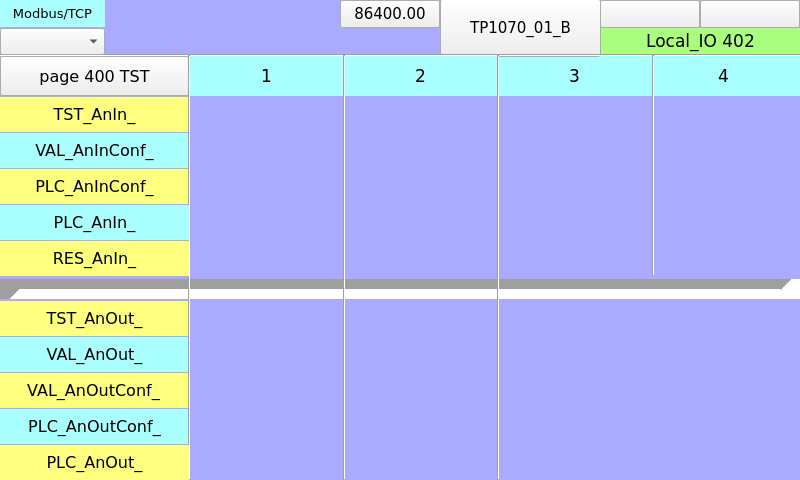
<?xml version="1.0" encoding="UTF-8"?>
<ui version="4.0">
 <class>page402</class>
 <widget class="QWidget" name="page402">
  <property name="geometry">
   <rect>
    <x>0</x>
    <y>0</y>
    <width>800</width>
    <height>480</height>
   </rect>
  </property>
  <property name="minimumSize">
   <size>
    <width>800</width>
    <height>480</height>
   </size>
  </property>
  <property name="maximumSize">
   <size>
    <width>800</width>
    <height>480</height>
   </size>
  </property>
  <property name="windowTitle">
   <string>page402</string>
  </property>
  <property name="styleSheet">
   <string notr="true">QWidget#page402
{
background-color: rgb(170, 170, 255);
}</string>
  </property>
  <widget class="QLabel" name="label_PLC_DigIn_1">
   <property name="geometry">
    <rect>
     <x>190</x>
     <y>56</y>
     <width>153</width>
     <height>40</height>
    </rect>
   </property>
   <property name="font">
    <font>
     <family>DejaVu Sans</family>
     <pointsize>13</pointsize>
    </font>
   </property>
   <property name="styleSheet">
    <string notr="true">background-color: rgb(170, 255, 255);</string>
   </property>
   <property name="text">
    <string>1</string>
   </property>
   <property name="alignment">
    <set>Qt::AlignCenter</set>
   </property>
  </widget>
  <widget class="QLabel" name="label_TST_DigIn_">
   <property name="geometry">
    <rect>
     <x>0</x>
     <y>97</y>
     <width>189</width>
     <height>35</height>
    </rect>
   </property>
   <property name="font">
    <font>
     <family>DejaVu Sans</family>
     <pointsize>12</pointsize>
    </font>
   </property>
   <property name="styleSheet">
    <string notr="true">background-color: rgb(255, 255, 127);</string>
   </property>
   <property name="text">
    <string>TST_AnIn_</string>
   </property>
   <property name="alignment">
    <set>Qt::AlignCenter</set>
   </property>
  </widget>
  <widget class="Line" name="line_14">
   <property name="geometry">
    <rect>
     <x>0</x>
     <y>279</y>
     <width>801</width>
     <height>20</height>
    </rect>
   </property>
   <property name="frameShadow">
    <enum>QFrame::Sunken</enum>
   </property>
   <property name="lineWidth">
    <number>20</number>
   </property>
   <property name="midLineWidth">
    <number>0</number>
   </property>
   <property name="orientation">
    <enum>Qt::Horizontal</enum>
   </property>
  </widget>
  <widget class="QLabel" name="label_PLC_DigIn_3">
   <property name="geometry">
    <rect>
     <x>498</x>
     <y>56</y>
     <width>153</width>
     <height>40</height>
    </rect>
   </property>
   <property name="font">
    <font>
     <family>DejaVu Sans</family>
     <pointsize>13</pointsize>
    </font>
   </property>
   <property name="styleSheet">
    <string notr="true">background-color: rgb(170, 255, 255);</string>
   </property>
   <property name="text">
    <string>3</string>
   </property>
   <property name="alignment">
    <set>Qt::AlignCenter</set>
   </property>
  </widget>
  <widget class="Line" name="line_3">
   <property name="geometry">
    <rect>
     <x>334</x>
     <y>55</y>
     <width>20</width>
     <height>425</height>
    </rect>
   </property>
   <property name="orientation">
    <enum>Qt::Vertical</enum>
   </property>
  </widget>
  <widget class="QLabel" name="label_RES_DigIn_">
   <property name="geometry">
    <rect>
     <x>0</x>
     <y>169</y>
     <width>189</width>
     <height>35</height>
    </rect>
   </property>
   <property name="font">
    <font>
     <family>DejaVu Sans</family>
     <pointsize>12</pointsize>
    </font>
   </property>
   <property name="styleSheet">
    <string notr="true">background-color: rgb(255, 255, 127);</string>
   </property>
   <property name="text">
    <string>PLC_AnInConf_</string>
   </property>
   <property name="alignment">
    <set>Qt::AlignCenter</set>
   </property>
  </widget>
  <widget class="QLabel" name="label_Qt_Project_2">
   <property name="geometry">
    <rect>
     <x>600</x>
     <y>28</y>
     <width>201</width>
     <height>27</height>
    </rect>
   </property>
   <property name="font">
    <font>
     <family>DejaVu Sans</family>
     <pointsize>13</pointsize>
    </font>
   </property>
   <property name="styleSheet">
    <string notr="true">background-color: rgb(170, 255, 127);</string>
   </property>
   <property name="text">
    <string>Local_IO 402</string>
   </property>
   <property name="alignment">
    <set>Qt::AlignCenter</set>
   </property>
  </widget>
  <widget class="ATCMbutton" name="atcmButton_6">
   <property name="geometry">
    <rect>
     <x>440</x>
     <y>-1</y>
     <width>161</width>
     <height>58</height>
    </rect>
   </property>
   <property name="font">
    <font>
     <family>DejaVu Sans</family>
     <pointsize>11</pointsize>
     <weight>50</weight>
     <bold>false</bold>
    </font>
   </property>
   <property name="toolTip">
    <string/>
   </property>
   <property name="whatsThis">
    <string>ATCMbutton widget</string>
   </property>
   <property name="pageName">
    <string>menu</string>
   </property>
   <property name="statusvar">
    <string/>
   </property>
   <property name="viewStatus">
    <bool>false</bool>
   </property>
   <property name="refresh">
    <number>200</number>
   </property>
   <property name="visibilityVar">
    <string/>
   </property>
   <property name="bgColor">
    <color>
     <red>170</red>
     <green>170</green>
     <blue>255</blue>
    </color>
   </property>
   <property name="borderColor">
    <color>
     <red>220</red>
     <green>220</green>
     <blue>220</blue>
    </color>
   </property>
   <property name="text">
    <string>TP1070_01_B</string>
   </property>
   <property name="pressText">
    <string>TP1070_01_B</string>
   </property>
   <property name="borderWidth">
    <number>2</number>
   </property>
   <property name="borderRadius">
    <number>0</number>
   </property>
   <property name="apparence">
    <enum>QFrame::Raised</enum>
   </property>
  </widget>
  <widget class="ATCMdate" name="atcmDate_2">
   <property name="geometry">
    <rect>
     <x>600</x>
     <y>0</y>
     <width>100</width>
     <height>28</height>
    </rect>
   </property>
   <property name="font">
    <font>
     <family>DejaVu Sans</family>
     <pointsize>10</pointsize>
    </font>
   </property>
   <property name="toolTip">
    <string>ATCM QDate</string>
   </property>
   <property name="whatsThis">
    <string>ATCMdate widget</string>
   </property>
   <property name="bgColor">
    <color>
     <red>255</red>
     <green>255</green>
     <blue>127</blue>
    </color>
   </property>
   <property name="borderWidth">
    <number>0</number>
   </property>
   <property name="borderRadius">
    <number>0</number>
   </property>
  </widget>
  <widget class="ATCMbutton" name="atcmButton_page400">
   <property name="geometry">
    <rect>
     <x>0</x>
     <y>56</y>
     <width>189</width>
     <height>40</height>
    </rect>
   </property>
   <property name="font">
    <font>
     <family>DejaVu Sans</family>
     <pointsize>12</pointsize>
    </font>
   </property>
   <property name="toolTip">
    <string/>
   </property>
   <property name="whatsThis">
    <string>ATCMbutton widget</string>
   </property>
   <property name="pageName">
    <string>page400</string>
   </property>
   <property name="statusvar">
    <string/>
   </property>
   <property name="viewStatus">
    <bool>false</bool>
   </property>
   <property name="visibilityVar">
    <string/>
   </property>
   <property name="bgColor">
    <color>
     <red>170</red>
     <green>255</green>
     <blue>255</blue>
    </color>
   </property>
   <property name="text">
    <string>page 400 TST</string>
   </property>
   <property name="pressText">
    <string>page 400 TST</string>
   </property>
   <property name="borderWidth">
    <number>0</number>
   </property>
   <property name="borderRadius">
    <number>0</number>
   </property>
   <property name="apparence">
    <enum>QFrame::Raised</enum>
   </property>
  </widget>
  <widget class="Line" name="line_2">
   <property name="geometry">
    <rect>
     <x>0</x>
     <y>45</y>
     <width>801</width>
     <height>20</height>
    </rect>
   </property>
   <property name="orientation">
    <enum>Qt::Horizontal</enum>
   </property>
  </widget>
  <widget class="QLabel" name="label_TST_DigIn_1">
   <property name="geometry">
    <rect>
     <x>0</x>
     <y>301</y>
     <width>189</width>
     <height>35</height>
    </rect>
   </property>
   <property name="font">
    <font>
     <family>DejaVu Sans</family>
     <pointsize>12</pointsize>
    </font>
   </property>
   <property name="styleSheet">
    <string notr="true">background-color: rgb(255, 255, 127);</string>
   </property>
   <property name="text">
    <string>TST_AnOut_</string>
   </property>
   <property name="alignment">
    <set>Qt::AlignCenter</set>
   </property>
  </widget>
  <widget class="QLabel" name="label_PLC_DigIn_">
   <property name="geometry">
    <rect>
     <x>0</x>
     <y>133</y>
     <width>189</width>
     <height>35</height>
    </rect>
   </property>
   <property name="font">
    <font>
     <family>DejaVu Sans</family>
     <pointsize>12</pointsize>
    </font>
   </property>
   <property name="styleSheet">
    <string notr="true">background-color: rgb(170, 255, 255);</string>
   </property>
   <property name="text">
    <string>VAL_AnInConf_</string>
   </property>
   <property name="alignment">
    <set>Qt::AlignCenter</set>
   </property>
  </widget>
  <widget class="QLabel" name="label_PLC_DigIn_13">
   <property name="geometry">
    <rect>
     <x>0</x>
     <y>409</y>
     <width>189</width>
     <height>35</height>
    </rect>
   </property>
   <property name="font">
    <font>
     <family>DejaVu Sans</family>
     <pointsize>12</pointsize>
    </font>
   </property>
   <property name="styleSheet">
    <string notr="true">background-color: rgb(170, 255, 255);</string>
   </property>
   <property name="text">
    <string>PLC_AnOutConf_</string>
   </property>
   <property name="alignment">
    <set>Qt::AlignCenter</set>
   </property>
  </widget>
  <widget class="ATCMlabel" name="atcmLabel_PLC_time">
   <property name="geometry">
    <rect>
     <x>340</x>
     <y>0</y>
     <width>100</width>
     <height>28</height>
    </rect>
   </property>
   <property name="font">
    <font>
     <family>DejaVu Sans</family>
     <pointsize>11</pointsize>
     <weight>50</weight>
     <bold>false</bold>
    </font>
   </property>
   <property name="text">
    <string>86400.00</string>
   </property>
   <property name="toolTip">
    <string>PLC_time</string>
   </property>
   <property name="whatsThis">
    <string>ATCMlabel widget</string>
   </property>
   <property name="variable">
    <string>PLC_time</string>
   </property>
   <property name="refresh">
    <number>500</number>
   </property>
   <property name="max">
    <string>0</string>
   </property>
   <property name="min">
    <string>0</string>
   </property>
   <property name="viewStatus">
    <bool>false</bool>
   </property>
   <property name="visibilityVar">
    <string/>
   </property>
   <property name="bgColor">
    <color>
     <red>255</red>
     <green>255</green>
     <blue>127</blue>
    </color>
   </property>
   <property name="borderWidth">
    <number>0</number>
   </property>
   <property name="borderRadius">
    <number>0</number>
   </property>
  </widget>
  <widget class="QLabel" name="label_PLC_DigIn_2">
   <property name="geometry">
    <rect>
     <x>344</x>
     <y>56</y>
     <width>153</width>
     <height>40</height>
    </rect>
   </property>
   <property name="font">
    <font>
     <family>DejaVu Sans</family>
     <pointsize>13</pointsize>
    </font>
   </property>
   <property name="styleSheet">
    <string notr="true">background-color: rgb(170, 255, 255);</string>
   </property>
   <property name="text">
    <string>2</string>
   </property>
   <property name="alignment">
    <set>Qt::AlignCenter</set>
   </property>
  </widget>
  <widget class="QLabel" name="label_PLC_DigIn_4">
   <property name="geometry">
    <rect>
     <x>647</x>
     <y>56</y>
     <width>153</width>
     <height>40</height>
    </rect>
   </property>
   <property name="font">
    <font>
     <family>DejaVu Sans</family>
     <pointsize>13</pointsize>
    </font>
   </property>
   <property name="styleSheet">
    <string notr="true">background-color: rgb(170, 255, 255);</string>
   </property>
   <property name="text">
    <string>4</string>
   </property>
   <property name="alignment">
    <set>Qt::AlignCenter</set>
   </property>
  </widget>
  <widget class="QLabel" name="label_PLC_DigIn_14">
   <property name="geometry">
    <rect>
     <x>0</x>
     <y>337</y>
     <width>189</width>
     <height>35</height>
    </rect>
   </property>
   <property name="font">
    <font>
     <family>DejaVu Sans</family>
     <pointsize>12</pointsize>
    </font>
   </property>
   <property name="styleSheet">
    <string notr="true">background-color: rgb(170, 255, 255);</string>
   </property>
   <property name="text">
    <string>VAL_AnOut_</string>
   </property>
   <property name="alignment">
    <set>Qt::AlignCenter</set>
   </property>
  </widget>
  <widget class="Line" name="line">
   <property name="geometry">
    <rect>
     <x>179</x>
     <y>55</y>
     <width>20</width>
     <height>425</height>
    </rect>
   </property>
   <property name="orientation">
    <enum>Qt::Vertical</enum>
   </property>
  </widget>
  <widget class="ATCMtime" name="atcmTime_2">
   <property name="geometry">
    <rect>
     <x>700</x>
     <y>0</y>
     <width>100</width>
     <height>28</height>
    </rect>
   </property>
   <property name="font">
    <font>
     <family>DejaVu Sans</family>
     <pointsize>10</pointsize>
    </font>
   </property>
   <property name="toolTip">
    <string>ATCM QTime</string>
   </property>
   <property name="whatsThis">
    <string>ATCMtime widget</string>
   </property>
   <property name="bgColor">
    <color>
     <red>255</red>
     <green>255</green>
     <blue>127</blue>
    </color>
   </property>
   <property name="borderWidth">
    <number>0</number>
   </property>
   <property name="borderRadius">
    <number>0</number>
   </property>
  </widget>
  <widget class="Line" name="line_6">
   <property name="geometry">
    <rect>
     <x>643</x>
     <y>55</y>
     <width>20</width>
     <height>221</height>
    </rect>
   </property>
   <property name="orientation">
    <enum>Qt::Vertical</enum>
   </property>
  </widget>
  <widget class="Line" name="line_4">
   <property name="geometry">
    <rect>
     <x>488</x>
     <y>55</y>
     <width>20</width>
     <height>425</height>
    </rect>
   </property>
   <property name="orientation">
    <enum>Qt::Vertical</enum>
   </property>
  </widget>
  <widget class="QLabel" name="label_PLC_DigIn_15">
   <property name="geometry">
    <rect>
     <x>0</x>
     <y>205</y>
     <width>189</width>
     <height>35</height>
    </rect>
   </property>
   <property name="font">
    <font>
     <family>DejaVu Sans</family>
     <pointsize>12</pointsize>
    </font>
   </property>
   <property name="styleSheet">
    <string notr="true">background-color: rgb(170, 255, 255);</string>
   </property>
   <property name="text">
    <string>PLC_AnIn_</string>
   </property>
   <property name="alignment">
    <set>Qt::AlignCenter</set>
   </property>
  </widget>
  <widget class="QLabel" name="label_TST_DigIn_2">
   <property name="geometry">
    <rect>
     <x>0</x>
     <y>241</y>
     <width>189</width>
     <height>35</height>
    </rect>
   </property>
   <property name="font">
    <font>
     <family>DejaVu Sans</family>
     <pointsize>12</pointsize>
    </font>
   </property>
   <property name="styleSheet">
    <string notr="true">background-color: rgb(255, 255, 127);</string>
   </property>
   <property name="text">
    <string>RES_AnIn_</string>
   </property>
   <property name="alignment">
    <set>Qt::AlignCenter</set>
   </property>
  </widget>
  <widget class="QLabel" name="label_TST_DigIn_3">
   <property name="geometry">
    <rect>
     <x>-1</x>
     <y>373</y>
     <width>189</width>
     <height>35</height>
    </rect>
   </property>
   <property name="font">
    <font>
     <family>DejaVu Sans</family>
     <pointsize>12</pointsize>
    </font>
   </property>
   <property name="styleSheet">
    <string notr="true">background-color: rgb(255, 255, 127);</string>
   </property>
   <property name="text">
    <string>VAL_AnOutConf_</string>
   </property>
   <property name="alignment">
    <set>Qt::AlignCenter</set>
   </property>
  </widget>
  <widget class="QLabel" name="label_TST_DigIn_4">
   <property name="geometry">
    <rect>
     <x>0</x>
     <y>445</y>
     <width>189</width>
     <height>35</height>
    </rect>
   </property>
   <property name="font">
    <font>
     <family>DejaVu Sans</family>
     <pointsize>12</pointsize>
    </font>
   </property>
   <property name="styleSheet">
    <string notr="true">background-color: rgb(255, 255, 127);</string>
   </property>
   <property name="text">
    <string>PLC_AnOut_</string>
   </property>
   <property name="alignment">
    <set>Qt::AlignCenter</set>
   </property>
  </widget>
  <widget class="ATCMcombobox" name="atcmComboBox">
   <property name="geometry">
    <rect>
     <x>0</x>
     <y>28</y>
     <width>105</width>
     <height>27</height>
    </rect>
   </property>
   <property name="font">
    <font>
     <family>DejaVu Sans</family>
     <pointsize>10</pointsize>
    </font>
   </property>
   <property name="toolTip">
    <string>TEST_COMMAND</string>
   </property>
   <property name="whatsThis">
    <string>ATCMcombobox widget</string>
   </property>
   <property name="variable">
    <string>TEST_COMMAND</string>
   </property>
   <property name="refresh">
    <number>500</number>
   </property>
   <property name="viewStatus">
    <bool>false</bool>
   </property>
   <property name="writeAcknowledge">
    <bool>false</bool>
   </property>
   <property name="visibilityVar">
    <string/>
   </property>
   <property name="bgColor">
    <color>
     <red>170</red>
     <green>255</green>
     <blue>127</blue>
    </color>
   </property>
   <property name="borderWidth">
    <number>0</number>
   </property>
   <property name="borderRadius">
    <number>0</number>
   </property>
   <property name="mapping">
    <string>0;LOCAL;216;REMOTE;42;DONE</string>
   </property>
  </widget>
  <widget class="QLabel" name="label_Start_3">
   <property name="geometry">
    <rect>
     <x>0</x>
     <y>0</y>
     <width>105</width>
     <height>27</height>
    </rect>
   </property>
   <property name="font">
    <font>
     <family>DejaVu Sans</family>
     <pointsize>10</pointsize>
    </font>
   </property>
   <property name="styleSheet">
    <string notr="true">background-color: rgb(170, 255, 255);</string>
   </property>
   <property name="text">
    <string>Modbus/TCP</string>
   </property>
   <property name="alignment">
    <set>Qt::AlignCenter</set>
   </property>
  </widget>
  <zorder>label_PLC_DigIn_1</zorder>
  <zorder>label_TST_DigIn_</zorder>
  <zorder>line_14</zorder>
  <zorder>label_PLC_DigIn_3</zorder>
  <zorder>label_RES_DigIn_</zorder>
  <zorder>label_Qt_Project_2</zorder>
  <zorder>atcmButton_6</zorder>
  <zorder>atcmDate_2</zorder>
  <zorder>atcmButton_page400</zorder>
  <zorder>line_2</zorder>
  <zorder>label_TST_DigIn_1</zorder>
  <zorder>label_PLC_DigIn_</zorder>
  <zorder>label_PLC_DigIn_13</zorder>
  <zorder>atcmLabel_PLC_time</zorder>
  <zorder>label_PLC_DigIn_2</zorder>
  <zorder>label_PLC_DigIn_4</zorder>
  <zorder>label_PLC_DigIn_14</zorder>
  <zorder>line</zorder>
  <zorder>atcmTime_2</zorder>
  <zorder>line_6</zorder>
  <zorder>line_4</zorder>
  <zorder>line_3</zorder>
  <zorder>label_PLC_DigIn_15</zorder>
  <zorder>label_TST_DigIn_2</zorder>
  <zorder>label_TST_DigIn_3</zorder>
  <zorder>label_TST_DigIn_4</zorder>
  <zorder>atcmComboBox</zorder>
  <zorder>label_Start_3</zorder>
 </widget>
 <customwidgets>
  <customwidget>
   <class>ATCMbutton</class>
   <extends>QPushButton</extends>
   <header>atcmplugin.h</header>
  </customwidget>
  <customwidget>
   <class>ATCMcombobox</class>
   <extends>QComboBox</extends>
   <header>atcmplugin.h</header>
  </customwidget>
  <customwidget>
   <class>ATCMdate</class>
   <extends>QPushButton</extends>
   <header>atcmplugin.h</header>
  </customwidget>
  <customwidget>
   <class>ATCMlabel</class>
   <extends>QPushButton</extends>
   <header>atcmplugin.h</header>
  </customwidget>
  <customwidget>
   <class>ATCMtime</class>
   <extends>QPushButton</extends>
   <header>atcmplugin.h</header>
  </customwidget>
 </customwidgets>
 <resources/>
 <connections>
  <connection>
   <sender>atcmButton_6</sender>
   <signal>newPage(const char*,bool)</signal>
   <receiver>page402</receiver>
   <slot>goto_page(const char*,bool)</slot>
   <hints>
    <hint type="sourcelabel">
     <x>20</x>
     <y>20</y>
    </hint>
    <hint type="destinationlabel">
     <x>20</x>
     <y>20</y>
    </hint>
   </hints>
  </connection>
  <connection>
   <sender>atcmButton_page400</sender>
   <signal>newPage(const char*,bool)</signal>
   <receiver>page402</receiver>
   <slot>goto_page(const char*,bool)</slot>
   <hints>
    <hint type="sourcelabel">
     <x>20</x>
     <y>20</y>
    </hint>
    <hint type="destinationlabel">
     <x>20</x>
     <y>20</y>
    </hint>
   </hints>
  </connection>
 </connections>
 <slots>
  <slot>goto_page(const char*,bool)</slot>
 </slots>
</ui>
